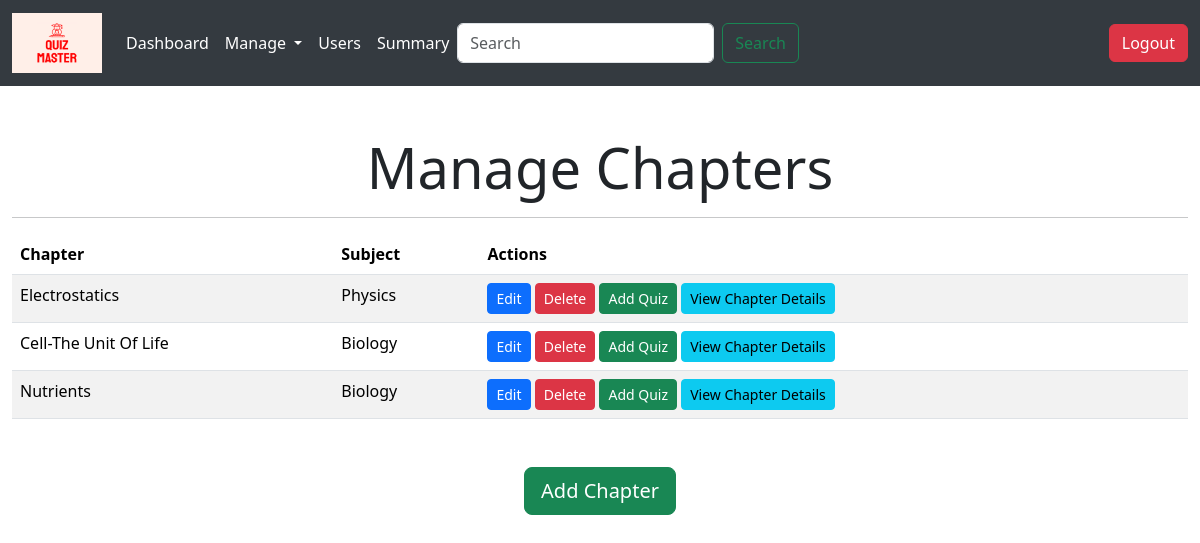
Screenshot of /manage_chapters (signed in) with the database file from the repository.
### controller/models.py (models this page shows)
class Chapter(db.Model):
    id = db.Column(db.Integer, primary_key = True, autoincrement = True)
    subject_id = db.Column(db.Integer, db.ForeignKey('subject.id'), nullable = False)
    name = db.Column(db.String(128), unique = True, nullable = False)
    description = db.Column(db.Text)
    quizzes = db.relationship('Quiz', backref = 'chapter', lazy = True)

class Subject(db.Model):
    id = db.Column(db.Integer,primary_key = True, autoincrement = True)
    name = db.Column(db.String(128), unique = True, nullable = False)
    description = db.Column(db.Text)
    chapters = db.relationship('Chapter', backref = 'subject', lazy = True)

### controller/admin_routes.py (the view)
@app.route('/manage_chapters')
@login_required
def manage_chapters():
    if current_user.role != 'admin':
        flash('You are not authorized to view this page!', 'danger')
        return redirect(url_for('home'))
    chapters = Chapter.query.all()
    subjects = Subject.query.all()
    return render_template('manage_chapters.html', chapters=chapters, subjects=subjects)

### controller/authorization_routes.py (called while the page is built)
@login_manager.user_loader
def load_user(user_id):
    return User.query.get(int(user_id))

### templates/manage_chapters.html (shortened to what this page needs)
{% extends 'base.html' %}
{% block content %}
  <div class="container-fluid mt-5">
    <h1 class="display-4 text-center">Manage Chapters</h1>
    <hr>
    <div class="table-responsive">
      <table class="table table-striped">
        <thead class="thead-dark">
          <tr>
            <th>Chapter</th>
            <th>Subject</th>
            <th>Actions</th>
          </tr>
        </thead>
        <tbody>
          {% for chapter in chapters %}
            <tr>
              <td>{{ chapter.name }}</td>
              <td>{{ chapter.subject.name }}</td>
              <td>
                <a href="{{ url_for('edit_chapter', chapter_id=chapter.id) }}" class="btn btn-primary btn-sm">Edit</a>
                <a href="{{ url_for('delete_chapter', chapter_id=chapter.id) }}" onclick="return confirm('Are you sure you want to delete?')" class="btn btn-danger btn-sm">Delete</a>
                <a href="{{ url_for('add_quiz', chapter_id=chapter.id) }}" class="btn btn-success btn-sm">Add Quiz</a>
                <a href="{{ url_for('chapter_details', chapter_id=chapter.id) }}" class="btn btn-info btn-sm">View Chapter Details</a>
              </td>
            </tr>
          {% endfor %}
        </tbody>
      </table>
    </div>
    <div class="text-center mt-3">
      <a href="{{ url_for('add_chapter') }}" class="btn btn-success btn-lg mt-3">Add Chapter</a>
    </div>
  </div>
{% endblock %}

### rows the page displays
Chapter: name "Electrostatics", subject.name "Physics"
Chapter: name "Cell-The Unit Of Life", subject.name "Biology"
Chapter: name "Nutrients", subject.name "Biology"
